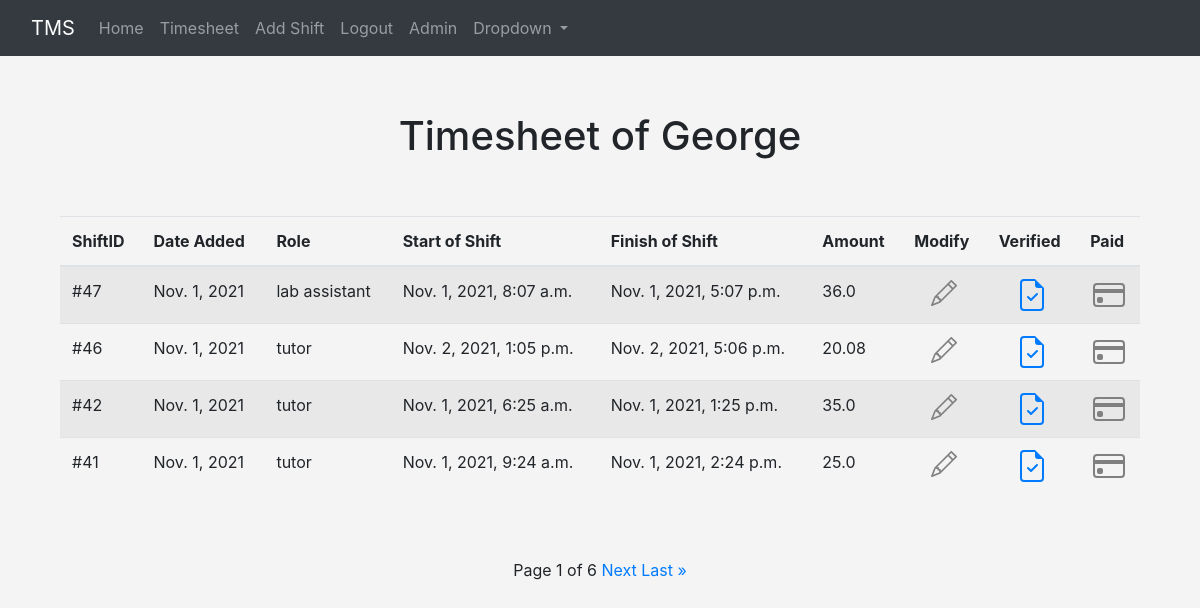
The page /shifts (signed in) on the database as committed earlier.
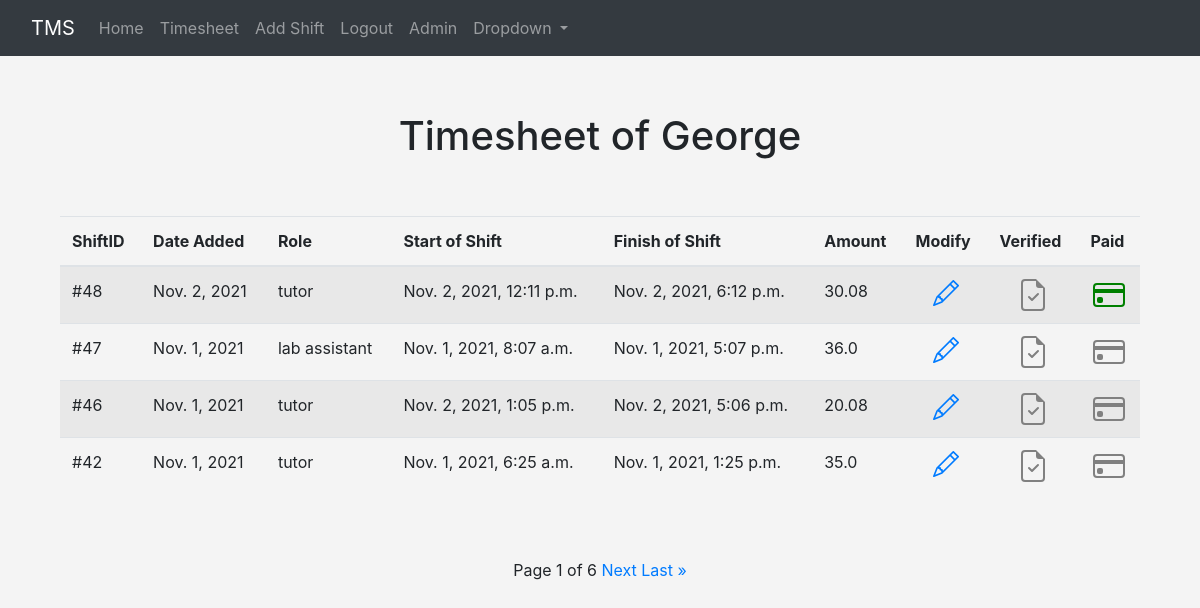
The same page on the database as committed later.
### timesheet/models.py (models this page shows, shortened)
class Shift(models.Model):
    studentID = models.ForeignKey(User, blank=True, null=True, on_delete=models.CASCADE)
    date = models.DateTimeField('Date added', auto_now_add=True)
    role = models.ForeignKey(Roles, blank=True, null=True, on_delete=models.SET_NULL)
    startHour = models.DateTimeField('Time started working')
    endHour = models.DateTimeField('Time finished working')
    verified = models.BooleanField(default=False)
    paid = models.BooleanField(default=False)
    def payment(self):
        time = self.endHour - self.startHour                                 #calculate time working
        payment = round(self.role.hourlyPay * time.seconds / 60 / 60,2)      #hourlyPay * hours worked, rounded for 2 demicals
        return payment

class Roles(models.Model):
    name = models.CharField('Type of role', max_length=120)
    hourlyPay = models.IntegerField('Payment per hour for a role')
    def __str__(self):
        return self.name

### timesheet/views.py (the view)
# urls.py: path('shifts', views.shifts, name="shifts"),
def shifts(request):
    shifts = Shift.objects.all().order_by('-date')
    p = Paginator(Shift.objects.all().order_by('-date'),4)
    page = request.GET.get('page')
    shiftsPerPage = p.get_page(page)
    return render(request, 'timesheet/shifts.html', {
        'shifts': shifts,
        'shiftsPerPage': shiftsPerPage,
        })

### timesheet/templates/timesheet/shifts.html (shortened to what this page needs)
{% extends 'timesheet/base.html' %}
    {% block content %}
    <center>
    <br>
    <div class="container">
        <h1>Timesheet of {{ user }}</h1>
        <br/> <br/>
        <table class="table table-striped">
          <thead>
            <tr>
                <th scope="col">ShiftID</th>
                <th scope="col">Date Added</th>
                <th scope="col">Role</th>
                <th scope="col">Start of Shift</th>
                <th scope="col">Finish of Shift</th>
                <th scope="col">Amount</th>
                <th scope="col">Modify</th>
                <th scope="col">Verified</th>
                <th scope="col">Paid</th>
            </tr>
          </thead>
            {% for shift in shiftsPerPage %}
                {% if user == shift.studentID %}
                        <tr>
                            <td>
                            #{{ shift.id }}
                            </td>
                            <td>
                            {{ shift.date.date }}
                            </td>
                            <td>
                            {{ shift.role }}
                            </td>
                            <td>
                            {{ shift.startHour }}
                            </td>
                            <td>
                            {{ shift.endHour }}
                            </td>
                            <td>
                            {{ shift.payment }}
                            </td>
                            <td align="center">
                                <a href="{% url 'update-shift' shift.id %}">
                                </a>
                            </td>
                            <td align="center">
                                <a href="{% url 'verify-shift' shift.id %}">
                                </a>
                            </td>
                            <td align="center">
                                <a href="{% url 'pay-shift' shift.id %}">
                                </a>
                            </td>
                        </tr>
                {% endif %}
            {% endfor %}
        </table>
    </div>
    <br/> <br/>
    Page {{ shiftsPerPage.number }} of {{ shiftsPerPage.paginator.num_pages }}
    {% if shiftsPerPage.has_next %}
        <a href="?page={{ shiftsPerPage.next_page_number }}">Next</a>
        <a href="?page={{ shiftsPerPage.paginator.num_pages }}">Last &raquo;</a>
    {% endif %}
    <br/> <br/>
    </center>
    {% endblock %}

### timesheet/templates/timesheet/base.html (shortened to what this page needs)
<!doctype html>
<html lang="en">
  <head>
    <link rel="stylesheet" href="https://stackpath.bootstrapcdn.com/bootstrap/4.2.1/css/bootstrap.min.css">
    <link href="https://stackpath.bootstrapcdn.com/font-awesome/4.7.0/css/font-awesome.min.css" rel="stylesheet">
    <link rel="stylesheet" href="https://cdnjs.cloudflare.com/ajax/libs/tempusdominus-bootstrap-4/5.1.2/css/tempusdominus-bootstrap-4.min.css" />
  </head>
  <body>
    {% include 'timesheet/navbar.html' %}
    <br/>
    <div class="container">
        {% block content %}
        {% endblock %}
    </div>
  </body>
</html>

### timesheet/templates/timesheet/navbar.html (shortened to what this page needs)
<nav class="navbar navbar-expand-lg navbar-dark bg-dark">
  <div class="container-fluid">
    <a class="navbar-brand" href="{% url 'home' %}">TMS</a>
    <div class="collapse navbar-collapse" id="navbarSupportedContent">
      <ul class="navbar-nav me-auto mb-2 mb-lg-0">
        <li class="nav-item">
          <a class="nav-link" aria-current="page" href="{% url 'home' %}">Home</a>
        </li>
        {% if user.is_authenticated %}
            <li class="nav-item">
              <a class="nav-link" aria-current="page" href="{% url 'shifts' %}">Timesheet</a>
            </li>
            <li class="nav-item">
              <a class="nav-link" aria-current="page" href="{% url 'add-shift' %}">Add Shift</a>
            </li>
            <li class="nav-item">
              <a class="nav-link" aria-current="page" href="{% url 'logout' %}">Logout</a>
            </li>
        {% else %}
            <li class="nav-item">
              <a class="nav-link" aria-current="page" href="{% url 'login' %}">Login</a>
            </li>
        {% endif %}
       <li class="nav-item">
          <a class="nav-link" aria-current="page" href="/admin">Admin</a>
        </li>
        <li class="nav-item dropdown">
          <a class="nav-link dropdown-toggle" href="#" id="navbarDropdown" role="button" data-bs-toggle="dropdown" aria-expanded="false">
            Dropdown
          </a>
        </li>
      </ul>
    </div>
  </div>
</nav>

### timesheet/templates/timesheet/base.html (style rules this page uses)
body { background: #f4f4f4; }

Rows that differ between the two databases and show on the page:
no longer on this page (row unchanged): Shift: id "41", date "Nov. 1, 2021", role "tutor", startHour "Nov. 1, 2021, 9:24 a.m.", endHour "Nov. 1, 2021, 2:24 p.m.", payment "25.0", verified True (drawn), paid False (drawn)
added Shift: id "48", date "Nov. 2, 2021", role "tutor", startHour "Nov. 2, 2021, 12:11 p.m.", endHour "Nov. 2, 2021, 6:12 p.m.", payment "30.08", verified False (drawn), paid True (drawn)
changed Shift "Nov. 1, 2021, 8:07 a.m.": verified True → False (drawn)
changed Shift "Nov. 2, 2021, 1:05 p.m.": verified True → False (drawn)
changed Shift "Nov. 1, 2021, 6:25 a.m.": verified True → False (drawn)
